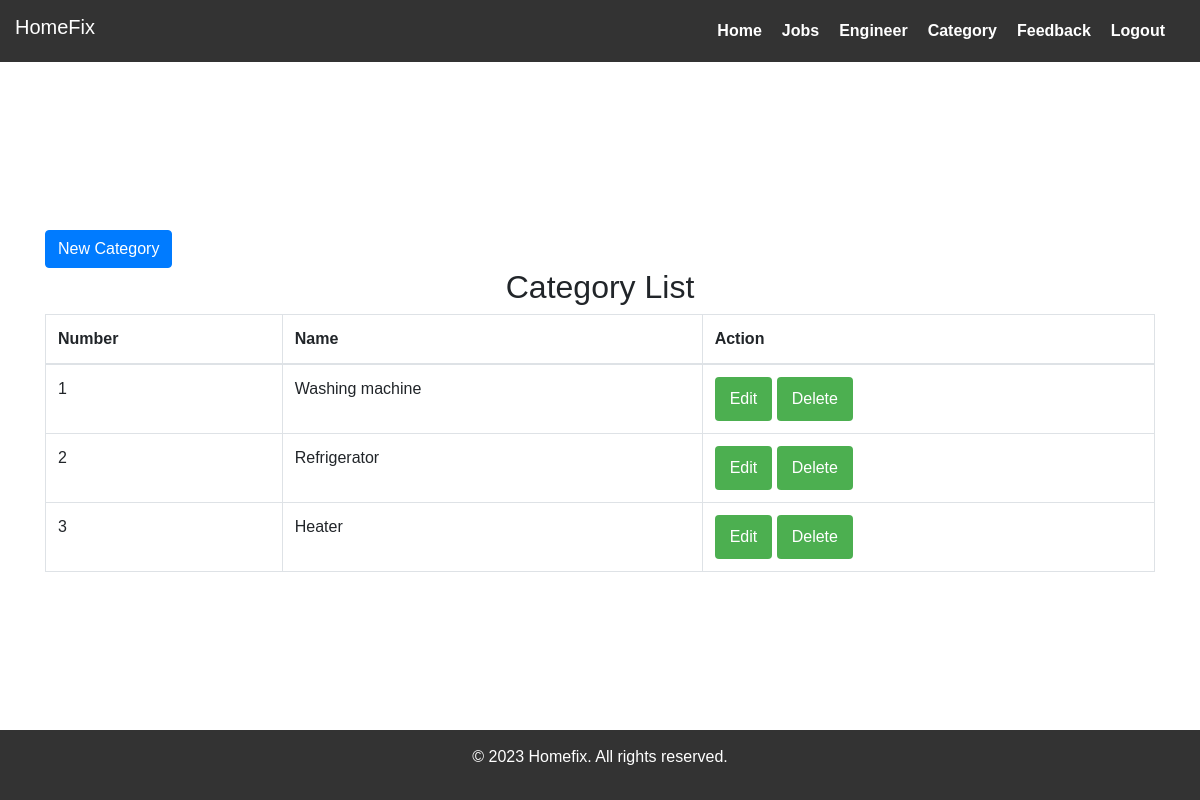
The page /admin/category/index.php on the database its author committed.
### tables this page shows
CREATE TABLE `category` (
  `id` int(11) NOT NULL,
  `name` varchar(255) NOT NULL
);

### admin/category/index.php (the view, shortened to what this page needs)
<!DOCTYPE html>
<html lang="en">
<head>
    <link rel="stylesheet" href="https://maxcdn.bootstrapcdn.com/bootstrap/4.2.1/css/bootstrap.min.css">
    <link rel="stylesheet" href="../css/style.css">
</head>
<body>
<div class="navbar">
    <div class="logo">
        <h5>HomeFix</h5>
    </div>
    <ul class="nav-links">
        <li><a href="../index.php" class="w3-bar-item w3-button">Home</a></li>
        <li><a href="../Job/index.php" class="w3-bar-item w3-button">Jobs</a></li>
        <li><a href="../engineer/index.php" class="w3-bar-item w3 button">Engineer</a></li>
        <li><a href="../category/index.php" class="w3-bar-item w3 button">Category</a></li>
        <li><a href="../feedback/index.php" class="w3-w3-bar-item w3 button">Feedback</a></li>
        <li> <a href="../logout.php" class="w3-bar-item w3-button">Logout</a></li>
    </ul>
</div>
<br><br><br><br><br><br><br>
<div class="container">
<button class="btn btn-primary" onclick="location.href='create.php'">New Category</button>
    <h2 style="text-align: center;">Category List</h2>
    <table class="table table-bordered">
        <thead>
            <tr>
                <th>Number</th>
                <th>Name</th>
                <th>Action</th>
            </tr>
        </thead>
        <tbody>
        <?php
        $mysqli = new mysqli('localhost', 'root', '', 'customerservices');
        $sql = "SELECT * FROM category";
        $result = $mysqli->query($sql);
        if ($result->num_rows > 0) {
            $counter = 1;
            while ($row = $result->fetch_assoc()) {
                echo "<tr>";
                echo "<td>" . $counter . "</td>";
                echo "<td>" . $row['name'] . "</td>";
                echo "<td>";
                echo "<a href='edit.php?id="  . $row["id"] . "'><button>Edit</button></a>&nbsp;";
                echo "<a href='delete.php?id=" . $row["id"] . "'><button>Delete</button></a>";
                echo "</td>";
                echo "</tr>";
                $counter++;
            }
        } else {
            echo "<tr><td colspan='5'>No data found</td></tr>";
        }
        ?>
        </tbody>
    </table>
</div>
<footer class="footer">
    <p>&copy; 2023 Homefix. All rights reserved.</p>
</footer>
</body>
</html>

### admin/css/style.css (style rules this page uses)
body { font-family: Arial, sans-serif; margin: 0; padding: 0; }
.navbar { background-color: #333; color: white; padding: 15px; display: flex; justify-content: space-between; align-items: center; }
.navbar ul { list-style-type: none; margin: 0; padding: 0; display: flex; }
.navbar li { margin-right: 20px; }
.navbar a { text-decoration: none; color: white; font-weight: bold; font-size: 16px; }
button { background-color: #4CAF50; color: white; padding: 10px 15px; border: none; border-radius: 4px; cursor: pointer; }
footer { background-color: #333; color: white; text-align: center; padding: 15px; position: fixed; bottom: 0; width: 100%; }

### rows shown on the page
category: name "Washing machine"
category: name "Refrigerator"
category: name "Heater"
